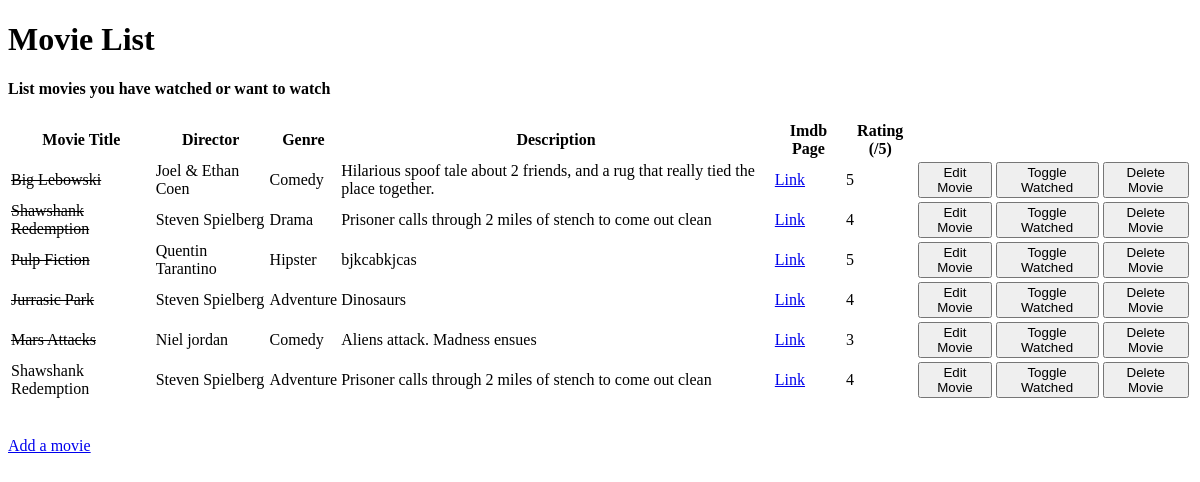
/, run on an earlier commit of the app's database.
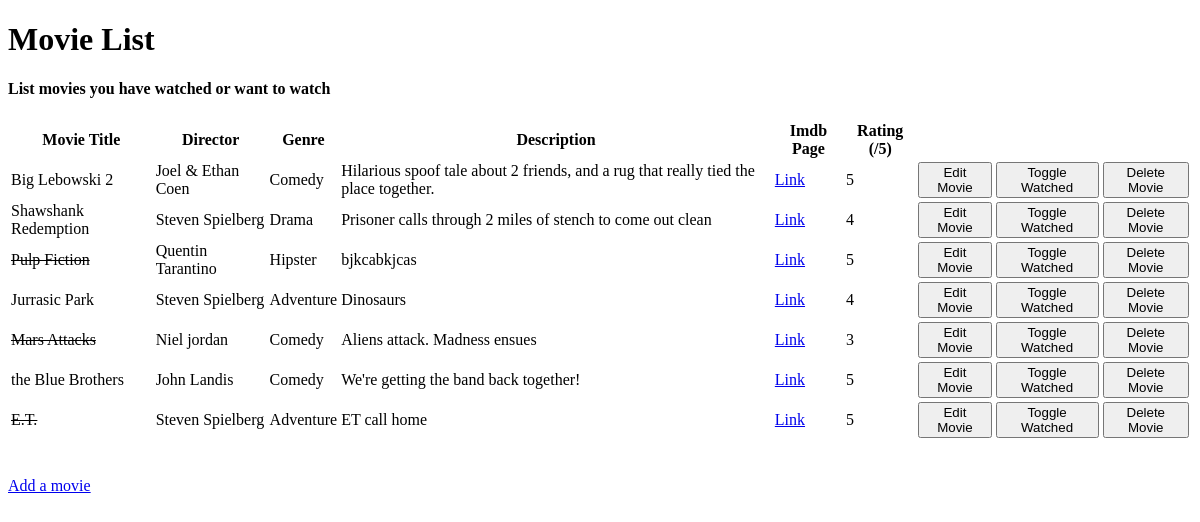
And on a later commit of the database.
### movie_app/models.py (models this page shows, shortened)
class Item(models.Model):
    title = models.CharField(max_length=50, null=False, blank=False)
    director = models.CharField(max_length=50, null=False, blank=False)
    genre = models.CharField(max_length=50, blank=False)
    summary = models.TextField(max_length=400, null=False, blank=True)
    score = models.IntegerField(null=False, blank=False)
    watched = models.BooleanField(null=False, blank=False, default=False)
    imdb_link = models.URLField(null=False, blank=False)

### movie_app/views.py (the view)
# urls.py: path('', views.get_movie_list, name='get_movie_list'),
def get_movie_list(request):
    items = Item.objects.all()
    context = {
        'items' : items
    }
    return render(request, 'movie_app/movie_app_home.html', context)

### movie_app/templates/movie_app/movie_app_home.html (shortened to what this page needs)
<!DOCTYPE html>
<html lang="en">
<head>
</head>
<body>
    <h1>Movie List</h1>
    <h4>List movies you have watched or want to watch</h4>
    <table>
        <tr>
            <th>Movie Title</th>
            <th>Director</th>
            <th>Genre</th>
            <th>Description</th>
            <th>Imdb Page</th>
            <th>Rating (/5)</th>
        </tr>
        {% for item in items %}
        <tr>
            {% if item.watched %}
                <td><strike>{{ item.title }}</strike></td>
            {% else %}
                <td>{{ item.title }}</td>
            {% endif %}
            <td>{{ item.director }}</td>
            <td>{{ item.genre}}</td>
            <td>{{ item.summary }}</td>
            <td><a href = "{{ item.imdb_link }}" target = "_blank">Link</a></td>
            <td>{{ item.score }}</td>
            <td>
                <a href = "/edit/{{ item.id }}">
                    <button>
                        Edit Movie
                    </button>
                </a>
            </td>
            <td>
                <a href = "/toggle/{{ item.id }}">
                    <button>
                        Toggle Watched
                    </button>
                </a>
            </td>
            <td>
                <a href = "/delete/{{ item.id }}">
                    <button>
                        Delete Movie
                    </button>
                </a>
            </td>
        </tr>
            {% empty %}
            <tr><td>You have nothing to do</td></tr>
        {% endfor %}
    </table>
    <br/>
    <br/>
    <a href = "/add">Add a movie</a>
</body>
</html>

What changed in the data, as far as the page shows it:
removed Item: title "Shawshank Redemption", director "Steven Spielberg", genre "Adventure", summary "Prisoner calls through 2 miles of stench to come out clean", score "4"
changed Item "Joel & Ethan Coen": watched True → False (drawn); title "Big Lebowski" → "Big Lebowski 2"
changed Item "Shawshank Redemption": watched True → False (drawn)
changed Item "Jurrasic Park": watched True → False (drawn)
added Item: title "the Blue Brothers", director "John Landis", genre "Comedy", summary "We're getting the band back together!", score "5"
added Item: title "E.T.", director "Steven Spielberg", genre "Adventure", summary "ET call home", score "5"
